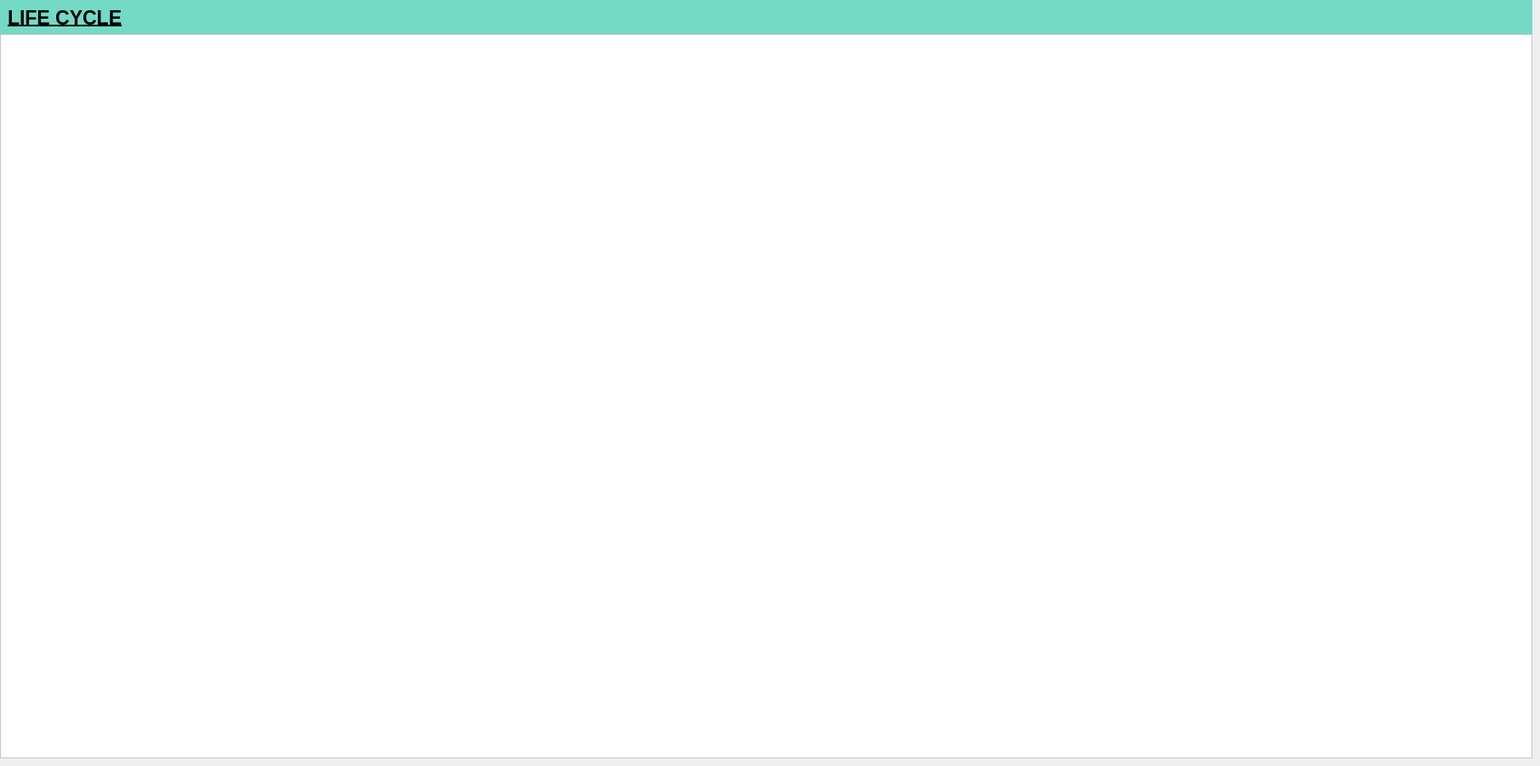
           <widget class="QWidget" name="life_cycle_page">
            <widget class="QFrame" name="title_frame_11">
             <property name="geometry">
              <rect>
               <x>0</x>
               <y>0</y>
               <width>1801</width>
               <height>41</height>
              </rect>
             </property>
             <property name="styleSheet">
              <string notr="true">background-color:rgb(116, 218, 198)</string>
             </property>
             <property name="frameShape">
              <enum>QFrame::NoFrame</enum>
             </property>
             <property name="frameShadow">
              <enum>QFrame::Plain</enum>
             </property>
             <property name="lineWidth">
              <number>0</number>
             </property>
             <layout class="QHBoxLayout" name="horizontalLayout_13">
              <item>
               <widget class="QLabel" name="label_40">
                <property name="font">
                 <font>
                  <pointsize>17</pointsize>
                  <bold>true</bold>
                  <underline>true</underline>
                 </font>
                </property>
                <property name="text">
                 <string>LIFE CYCLE</string>
                </property>
               </widget>
              </item>
             </layout>
            </widget>
            <widget class="QFrame" name="frame_21">
             <property name="geometry">
              <rect>
               <x>0</x>
               <y>40</y>
               <width>1801</width>
               <height>851</height>
              </rect>
             </property>
             <property name="styleSheet">
              <string notr="true">background-color: rgb(255, 255, 255);</string>
             </property>
             <property name="frameShape">
              <enum>QFrame::StyledPanel</enum>
             </property>
             <property name="frameShadow">
              <enum>QFrame::Raised</enum>
             </property>
            </widget>
           </widget>
